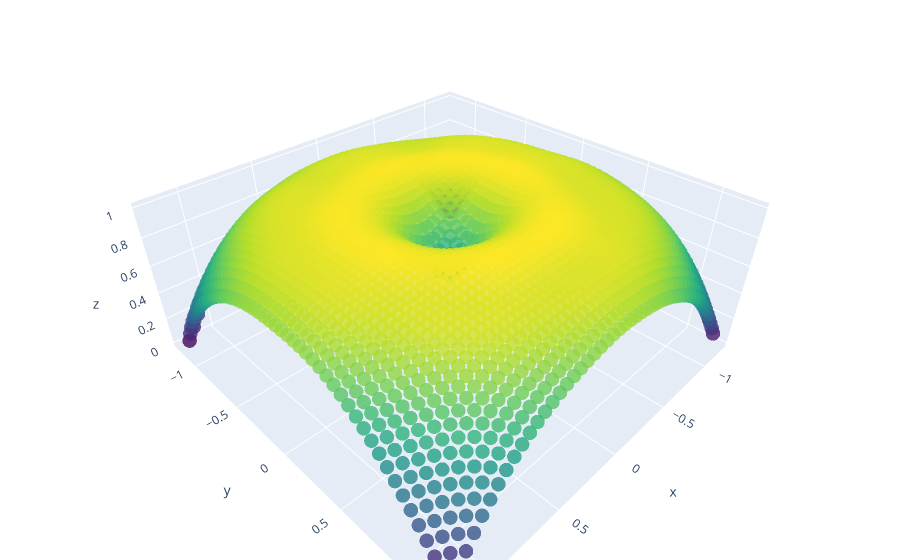

The notebook cell saved with this chart:
### Code cell
from sklearn.neighbors import KernelDensity
kde = KernelDensity(kernel='gaussian', bandwidth=0.156).fit(X)
P2=kde.score_samples(testX)

plot_density(testX,normalize(P2))

### Figure 1 — Plotly figure (JSON) as saved in the notebook; plotly's stock layout.template omitted (floating-point values rounded to 4 significant figures; data arrays with more than 128 entries replaced by an {"elided": "..."} marker saying what was removed)
{"data": [{"marker": {"color": {"elided": "2500 float values"}, "colorscale": [[0, "#440154"], [0.1111, "#482878"], [0.2222, "#3e4989"], [0.3333, "#31688e"], [0.4444, "#26828e"], [0.5556, "#1f9e89"], [0.6667, "#35b779"], [0.7778, "#6ece58"], [0.8889, "#b5de2b"], [1, "#fde725"]], "opacity": 0.8, "size": 5}, "mode": "markers", "type": "scatter3d", "x": {"elided": "2500 float values"}, "y": {"elided": "2500 float values"}, "z": {"elided": "2500 float values"}}], "layout": {"margin": {"b": 0, "l": 0, "r": 0, "t": 0}}}
